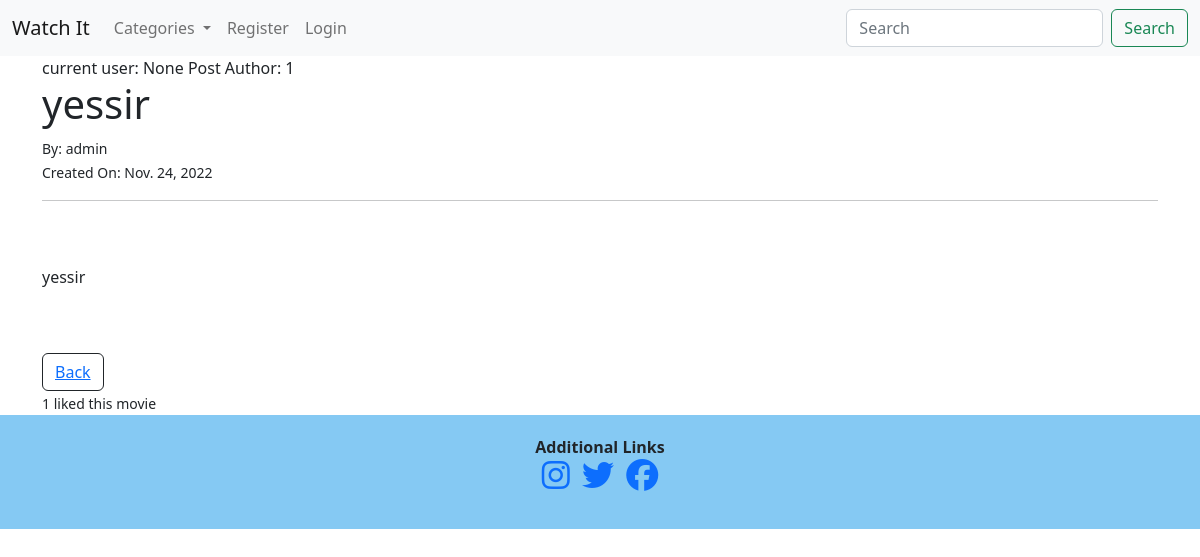
The page /movie/25 on the database its author committed.
### watchit/models.py (models this page shows, shortened)
class Post(models.Model):
    title = models.CharField(max_length=255)
    title_tag = models.CharField(max_length=255)
    header_image = CloudinaryField('image', default='default')
    author = models.ForeignKey(User, on_delete=models.CASCADE)
    """This will delete all of users' posts"""
    body = RichTextField(blank=True, null=True)
    post_date = models.DateField(auto_now_add=True)
    category = models.CharField(max_length=255, default='Action')
    snippet = models.CharField(max_length=255, default='Click Above')
    likes = models.ManyToManyField(User, related_name='blog_posts')
    def total_likes(self):
        return self.likes.count()

### watchit/views.py (the view)
# urls.py: path('movie/<int:pk>', MovieDetailView.as_view(), name="movie-detail"),
class MovieDetailView(DetailView):
    model = Post
    template_name = 'movie_details.html'
    def get_context_data(self, *args, **kwargs):
        category_menu = Category.objects.all()
        context = super(MovieDetailView, self).get_context_data(*args, **kwargs)
        getid = get_object_or_404(Post, id=self.kwargs['pk'])
        total_likes = getid.total_likes()
        liked = False
        if getid.likes.filter(id=self.request.user.id).exists():
            liked = True
        context["category_menu"] = category_menu
        context["total_likes"] = total_likes
        context["liked"] = liked
        return context

### watchit/models.py (called while the page is built)
    def __str__(self):
        return self.name

### watchit/templates/movie_details.html (shortened to what this page needs)
{% extends 'base.html' %}
{% block content %}
current user: {{user.id}}
Post Author: {{ post.author.id}}
{% if user.is_authenticated %}
    {% if user.id == post.author.id %}
        <h1> {{ post.title }} - {{ post.author.id}} </h1>
        <small> By: {{ post.author}} </small><br/>
        <small> Created On: {{ post.post_date}} </small><br/>
        <hr>
        <br/>
        <img src="{{ post.header_image.url }}">
        {{ post.body|safe }}
        <br/>
        <br/>
        <button type="button" class="btn btn-outline-dark"><a href="{% url 'edit-movie' post.pk %}">Edit Movie</a></button><br/>
        <button type="button" class="btn btn-outline-dark"><a href="{% url 'delete-movie' post.pk %}">Delete Movie</a></button><br/>
        <button type="button" class="btn btn-outline-dark"><a href="{% url 'home' %}">Back</a></button>
        <br/><br/>
        <hr>
        <br/>
        <form action="{% url 'like_post' post.pk %}"
        method ="POST" enctype="multipart/form-data">
            {% csrf_token %}
            {% if liked %}
                <button type="submit", name="post_id", value="{{ post.id }}", class="btn btn-danger btn-sm">Unlike</button>
            {% else %}
                <button type="submit", name="post_id", value="{{ post.id }}", class="btn btn-primary btn-sm">Like</button>
            {% endif %}
            - {{ total_likes }}
        </form>
    {% else %}
        <h1> {{ post.title }} - {{ post.author.id}} </h1>
        <small> By: {{ post.author}} </small><br/>
        <small> Created On: {{ post.post_date}} </small><br/>
        <hr>
        <br/>
        <img src="{{ post.header_image.url }}">
        {{ post.body|safe }}
        <br/>
        <br/>
        <button type="button" class="btn btn-outline-dark"><a href="{% url 'home' %}">Back</a></button>
        <br/><br/>
        <hr>
        <br/>
        <form action="{% url 'like_post' post.pk %}"
        method ="POST">
            {% csrf_token %}
            {% if liked %}
                <button type="submit", name="post_id", value="{{ post.id }}", class="btn btn-danger btn-sm">Unlike</button>
            {% else %}
                <button type="submit", name="post_id", value="{{ post.id }}", class="btn btn-primary btn-sm">Like</button>
            {% endif %}
            - {{ total_likes }}
        </form>
    {% endif %}
{% else %}
        <h1> {{ post.title }} </h1>
        <small> By: {{ post.author}} </small><br/>
        <small> Created On: {{ post.post_date}} </small><br/>
        <hr>
        <br/>
        {{ post.body|safe }}
        <br/>
        <br/>
        <button type="button" class="btn btn-outline-dark"><a href="{% url 'home' %}">Back</a></button><br/>
        <small>{{ total_likes }} liked this movie</small>
{% endif %}
{% endblock %}

### watchit/static/style.css (style rules this page uses)
body { word-wrap: break-word; }

### rows shown on the page
Post: author.id "1", title "yessir", author "admin", post_date "Nov. 24, 2022", body "yessir"

### other values the page prints
{{ user.id }} "None"
{{ total_likes }} "1"
